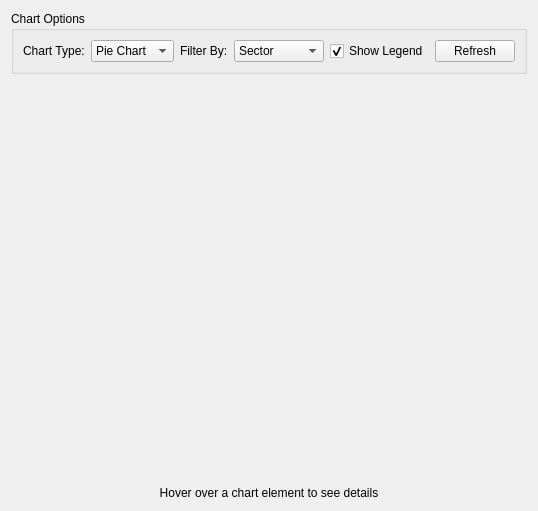
                <widget class="QWidget" name="clientStatisticsTab">
                 <attribute name="title">
                  <string>Statistics</string>
                 </attribute>
                 <layout class="QVBoxLayout" name="clientStatsLayout">
                  <item>
                   <widget class="QGroupBox" name="clientChartControlsGroupBox">
                    <property name="title">
                     <string>Chart Options</string>
                    </property>
                    <layout class="QHBoxLayout" name="clientChartControlsLayout">
                     <item>
                      <widget class="QLabel" name="clientChartTypeLabel">
                       <property name="text">
                        <string>Chart Type:</string>
                       </property>
                      </widget>
                     </item>
                     <item>
                      <widget class="QComboBox" name="clientChartTypeComboBox">
                       <item>
                        <property name="text">
                         <string>Pie Chart</string>
                        </property>
                       </item>
                       <item>
                        <property name="text">
                         <string>Bar Chart</string>
                        </property>
                       </item>
                      </widget>
                     </item>
                     <item>
                      <widget class="QLabel" name="clientChartFilterLabel">
                       <property name="text">
                        <string>Filter By:</string>
                       </property>
                      </widget>
                     </item>
                     <item>
                      <widget class="QComboBox" name="clientChartFilterComboBox">
                       <item>
                        <property name="text">
                         <string>Sector</string>
                        </property>
                       </item>
                       <item>
                        <property name="text">
                         <string>Consultant</string>
                        </property>
                       </item>
                       <item>
                        <property name="text">
                         <string>Date</string>
                        </property>
                       </item>
                      </widget>
                     </item>
                     <item>
                      <widget class="QCheckBox" name="clientToggleLegendCheckBox">
                       <property name="text">
                        <string>Show Legend</string>
                       </property>
                       <property name="checked">
                        <bool>true</bool>
                       </property>
                      </widget>
                     </item>
                     <item>
                      <widget class="QPushButton" name="clientChartRefreshButton">
                       <property name="text">
                        <string>Refresh</string>
                       </property>
                      </widget>
                     </item>
                    </layout>
                   </widget>
                  </item>
                  <item>
                   <widget class="QChartView" name="clientChartView" native="true">
                    <property name="sizePolicy">
                     <sizepolicy hsizetype="Expanding" vsizetype="Expanding">
                      <horstretch>0</horstretch>
                      <verstretch>0</verstretch>
                     </sizepolicy>
                    </property>
                    <property name="minimumSize">
                     <size>
                      <width>0</width>
                      <height>400</height>
                     </size>
                    </property>
                   </widget>
                  </item>
                  <item>
                   <widget class="QLabel" name="clientHoverDescriptionLabel">
                    <property name="text">
                     <string>Hover over a chart element to see details</string>
                    </property>
                    <property name="alignment">
                     <set>Qt::AlignmentFlag::AlignCenter</set>
                    </property>
                   </widget>
                  </item>
                 </layout>
                </widget>
